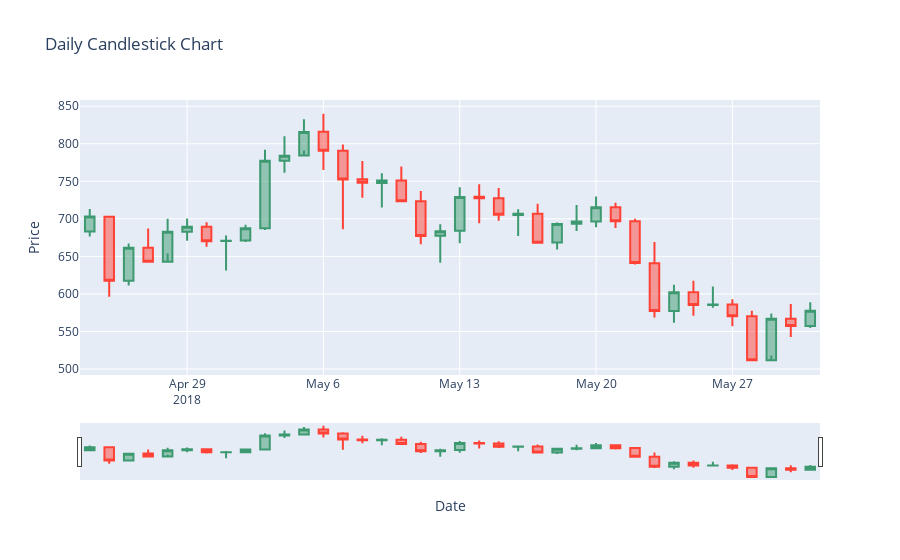
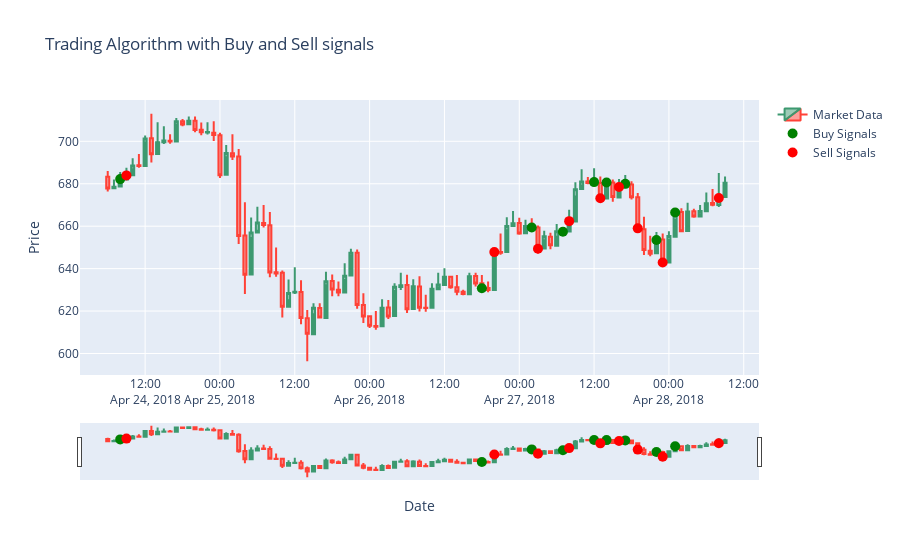

The notebook cell these images were saved under, in order:
### Code cell
# Testing trading_algorithm

# Full data + no candlestick chart plot
print('Full data + no candlestick chart plot:')
trading_algorithm(Y_pred_eth_lstm, X_test_eth_lstm)

# Full data + daily candlestick chart plot
print('Full data + daily candlestick chart plot:')
trading_algorithm(Y_pred_eth_lstm, X_test_eth_lstm, candlestick_chart = True, candlestick_chart_daily = True)

# Small subset of data + full candlestick chart plot
print('Small subset of data + full candlestick chart plot:')
trading_algorithm(Y_pred_eth_lstm[:100], X_test_eth_lstm[:100], candlestick_chart = True)
